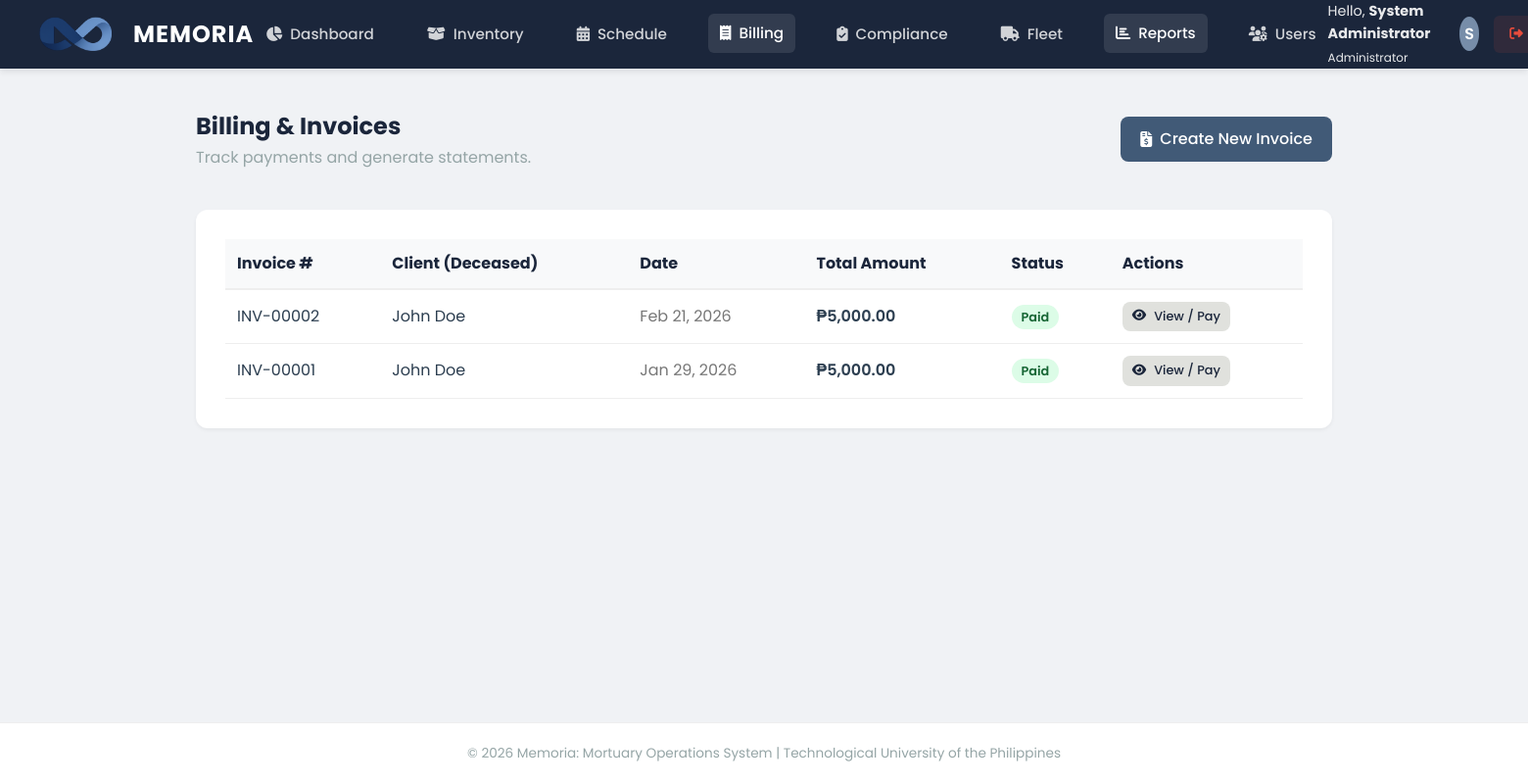
/modules/billing/reports.php (signed in), run on the app's committed database.
### tables this page shows
CREATE TABLE `invoices` (
  `id` int(11) NOT NULL,
  `reservation_id` int(11) NOT NULL,
  `total_amount` decimal(10,2) NOT NULL,
  `status` enum('Unpaid','Partial','Paid','Cancelled') DEFAULT 'Unpaid',
  `created_at` timestamp NOT NULL DEFAULT current_timestamp()
);

CREATE TABLE `reservations` (
  `id` int(11) NOT NULL,
  `chapel_name` varchar(50) NOT NULL,
  `deceased_name` varchar(100) NOT NULL,
  `start_date` datetime NOT NULL,
  `end_date` datetime NOT NULL,
  `reserved_by` int(11) DEFAULT NULL
);

### modules/billing/reports.php (the view, shortened to what this page needs)
<?php
include('../../includes/header.php');
?>
<div class="panel-header" style="border-bottom: none;">
    <div>
        <h1 style="font-size: 1.5rem; color: var(--deep-navy);">Billing & Invoices</h1>
        <p style="color: var(--text-light);">Track payments and generate statements.</p>
    </div>
    <a href="create_invoice.php" class="btn btn-primary"><i class="fas fa-file-invoice-dollar"></i> Create New Invoice</a>
</div>
<div class="panel">
    <table style="width: 100%; border-collapse: collapse;">
        <thead>
            <tr style="background: #f8f9fa; text-align: left; color: var(--deep-navy);">
                <th style="padding: 12px; border-bottom: 2px solid #eee;">Invoice #</th>
                <th style="padding: 12px; border-bottom: 2px solid #eee;">Client (Deceased)</th>
                <th style="padding: 12px; border-bottom: 2px solid #eee;">Date</th>
                <th style="padding: 12px; border-bottom: 2px solid #eee;">Total Amount</th>
                <th style="padding: 12px; border-bottom: 2px solid #eee;">Status</th>
                <th style="padding: 12px; border-bottom: 2px solid #eee;">Actions</th>
            </tr>
        </thead>
        <tbody>
            <?php
            $query = "SELECT i.*, r.deceased_name
                      FROM invoices i
                      JOIN reservations r ON i.reservation_id = r.id
                      ORDER BY i.created_at DESC";
            $result = mysqli_query($conn, $query);
            if (mysqli_num_rows($result) > 0) {
                while ($row = mysqli_fetch_assoc($result)) {
                    $statusColor = '#fee2e2';
                    $statusText = '#991b1b';
                    if ($row['status'] == 'Paid') {
                        $statusColor = '#dcfce7';
                        $statusText = '#166534';
                    } elseif ($row['status'] == 'Partial') {
                        $statusColor = '#fff3cd';
                        $statusText = '#856404';
                    } else if ($row['status'] == 'Cancelled') {
                        $statusColor = '#e2e3e5';
                        $statusText = '#383d41';
                    }
                    echo "<tr>
                        <td style='padding: 12px; border-bottom: 1px solid #eee;'>INV-" . str_pad($row['id'], 5, '0', STR_PAD_LEFT) . "</td>
                        <td style='padding: 12px; border-bottom: 1px solid #eee;'>{$row['deceased_name']}</td>
                        <td style='padding: 12px; border-bottom: 1px solid #eee; color: #777;'>" . date('M d, Y', strtotime($row['created_at'])) . "</td>
                        <td style='padding: 12px; border-bottom: 1px solid #eee; font-weight: 600;'>₱" . number_format($row['total_amount'], 2) . "</td>
                        <td style='padding: 12px; border-bottom: 1px solid #eee;'>
                            <span style='background: $statusColor; color: $statusText; padding: 4px 10px; border-radius: 20px; font-size: 0.8rem; font-weight: 600;'>{$row['status']}</span>
                        </td>
                        <td style='padding: 12px; border-bottom: 1px solid #eee;'>
                            <a href='view_invoice.php?id={$row['id']}' class='btn' style='background: var(--cloud-gray); color: var(--deep-navy); padding: 5px 10px; font-size: 0.8rem;'>
                                <i class='fas fa-eye'></i> View / Pay
                            </a>
                        </td>
                    </tr>";
                }
            } else {
                echo "<tr><td colspan='6' style='padding: 20px; text-align: center; color: #777;'>No invoices found.</td></tr>";
            }
            ?>
        </tbody>
    </table>
</div>
<?php include('../../includes/footer.php'); ?>

### assets/css/style.css (style rules this page uses)
:root { --deep-navy: #1B263B; --slate-blue: #415A77; --cloud-gray: #E0E1DD; --muted-teal: #778DA9; --white: #FFFFFF; --danger: #e74c3c; --success: #2ecc71; --text-dark: #2c3e50; --text-light: #95a5a6; --shadow-sm: 0 2px 4px rgba(0,0,0,0.05); --shadow-md: 0 4px 6px rgba(0,0,0,0.07); --shadow-lg: 0 10px 15px rgba(0,0,0,0.1); }
* { margin: 0; padding: 0; box-sizing: border-box; }
body { font-family: 'Poppins', sans-serif; background-color: #F0F2F5; color: var(--text-dark); line-height: 1.6; min-height: 100vh; display: flex; flex-direction: column; }
.panel { background: var(--white); border-radius: 12px; box-shadow: var(--shadow-sm); padding: 30px; margin-bottom: 30px; }
.panel-header { display: flex; justify-content: space-between; align-items: center; margin-bottom: 25px; border-bottom: 1px solid #eee; padding-bottom: 15px; }
.btn { padding: 10px 20px; border-radius: 8px; font-weight: 500; cursor: pointer; border: none; transition: all 0.2s; text-decoration: none; display: inline-flex; align-items: center; gap: 8px; }
.btn-primary { background: var(--slate-blue); color: white; }

### data on the page
invoices: id "00002", reservation.deceased_name "John Doe", created_at "Feb 21, 2026", total_amount "5,000.00", status "Paid"
invoices: id "00001", reservation.deceased_name "John Doe", created_at "Jan 29, 2026", total_amount "5,000.00", status "Paid"

### other printed values
$_SESSION['full_name'] "System Administrator"
$_SESSION['role'] "Administrator"
substr($_SESSION['full_name'], 0, 1) "S"
